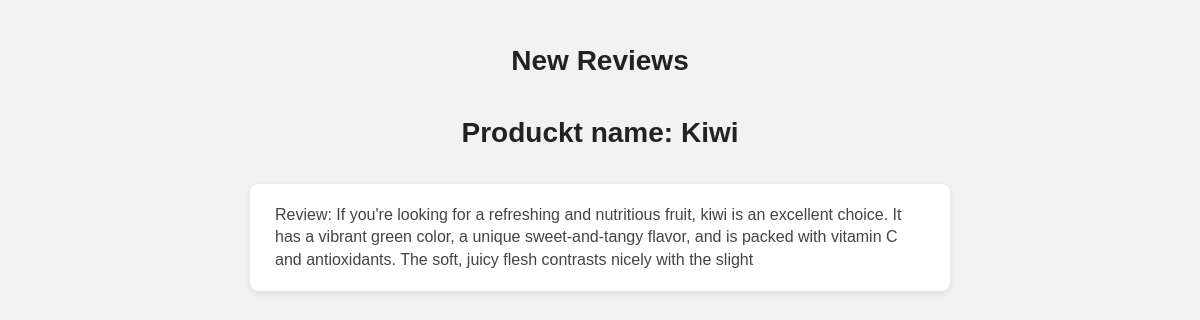
The app's page /reviews/ with its own data.
### main/models.py (models this page shows)
class Review(models.Model):
    review = models.CharField(max_length=250)
    name = models.CharField(max_length=250)

### main/views.py (the view)
# urls.py: path('reviews/', views.reviews, name='reviews'),
def reviews(request):
    reviews = Review.objects.all()
    return render(request, 'main/reviews.html', {'reviews':reviews})

### main/templates/main/reviews.html (shortened to what this page needs)
{% load static %}
<!DOCTYPE html>
<html lang="en">
<head>
        <link rel="stylesheet" href="{% static 'main/css/reviews.css' %}">
</head>
<body>
     <h2>New Reviews</h2>
  <ul>
    {% for review in reviews %}
    <h2>Produckt name: {{ review.name }}</h2>
        <li>Review: {{ review.review }}</li>
    {% empty %}
      <li>Поки немає коментарів.</li>
    {% endfor %}
  </ul>
</body>
</html>

### main/static/main/css/reviews.css (style rules this page uses)
* { box-sizing: border-box; margin: 0; padding: 0; }
body { background-color: #f2f2f2; font-family: Arial, sans-serif; font-size: 16px; line-height: 1.5; padding: 40px 20px; color: #333; }
h2 { font-size: 28px; margin-bottom: 30px; color: #222; text-align: center; }
ul { list-style: none; max-width: 700px; margin: 0 auto; padding: 0; }
li { background-color: #fff; padding: 20px 25px; margin-bottom: 20px; box-shadow: 0 2px 6px rgba(0,0,0,0.1); border-radius: 8px; font-size: 16px; color: #444; line-height: 1.4; transition: box-shadow 0.3s ease; }

### records on screen
Review: name "Kiwi", review "If you're looking for a refreshing and nutritious fruit, kiwi is an excellent choice. It has a vibrant green color, a unique sweet-and-tangy flavor, and is packed with vitamin C and antioxidants. The soft, juicy flesh contrasts nicely with the slight"
